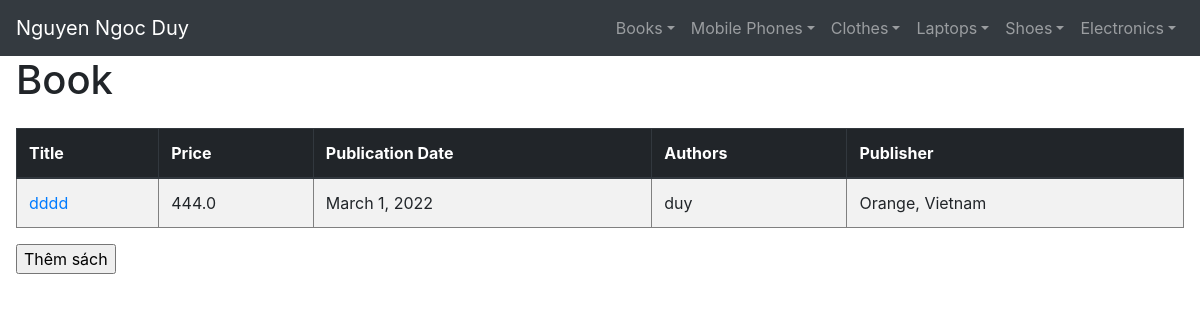
/book/, run on the app's committed database.
### manager_shop/models/books.py (models this page shows, shortened)
class Book(models.Model):
    title = models.CharField(max_length=255)
    price = models.FloatField()
    publicationDate = models.DateField()
    authors = models.ManyToManyField(Author)
    publisher = models.ForeignKey(Publisher, on_delete=models.RESTRICT)
    page = models.ForeignKey(Pageee, on_delete=models.CASCADE,null=True)
    def print_authors(self):
        name = ""
        for a in self.authors.all():
            name += a.abbrev + ', '
        name = name[0:-2]   #bo dau , o cuoi
        return name

class Publisher(models.Model):
    name = models.CharField(max_length=255)
    country = models.CharField(max_length=255)

### manager_shop/views/books.py (the view)
# urls.py: path('', views.book_index),
def book_index(request):
    books = Book.objects.all()
    authors = []
    links = []
    for b in books:
        authors.append(b.print_authors())
        links.append(str(b.id) + '/change')
    return render(request, 'books/index.html', {'books': books, 'authors': authors, 'links': links})

### manager_shop/templatetags/custom_tags.py (called while the page is built)
@register.filter(name='list_index')
def list_index(mylist, index):
    return mylist[index]

### utils/context_processors.py (called while the page is built)
def ecomstore(request):
    return {
        'active_categories': Category.objects.filter(is_active=True),
        'site_name': settings.SITE_NAME,
        'meta_keywords': settings.META_KEYWORDS,
        'meta_description': settings.META_DESCRIPTION,
        'request': request
    }

### templates/books/index.html (shortened to what this page needs)
{% extends 'base_bt2.html' %}
{% load custom_tags %}
{% block content %}
    <h1>Book</h1>
    <div class="row mt-4">
        <div class="col">
            <table class="table table-striped" cellspacing="5" cellpadding="5" border="1">
                <thead class="thead-dark">
                <tr>
                    <th>Title</th>
                    <th>Price</th>
                    <th>Publication Date</th>
                    <th>Authors</th>
                    <th>Publisher</th>
                </tr>
                </thead>
                {% for i in books %}
                    <tr valign="top">
                        <td><a href={{ links|list_index:forloop.counter0}}>{{ i.title }}</a></td>
                        <td>{{ i.price }}</td>
                        <td>{{ i.publicationDate }}</td>
                        <td> {{ authors|list_index:forloop.counter0}} </td>
                        <td>{{ i.publisher.name}}, {{i.publisher.country }}</td>
                    </tr>
                {% endfor %}
            </table>
        </div>
    </div>
    <div>
        <form action="add/">
            <input type="submit" value="Thêm sách"/>
        </form>
    </div>
{% endblock %}

### data on the page
Book: title "dddd", price "444.0", publicationDate "March 1, 2022", counter0 "duy", publisher.name "Orange", publisher.country "Vietnam"
